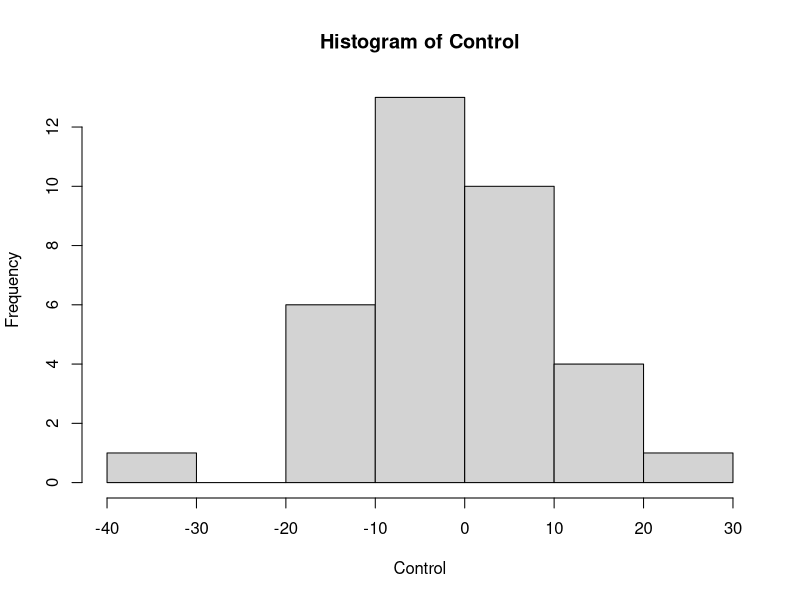
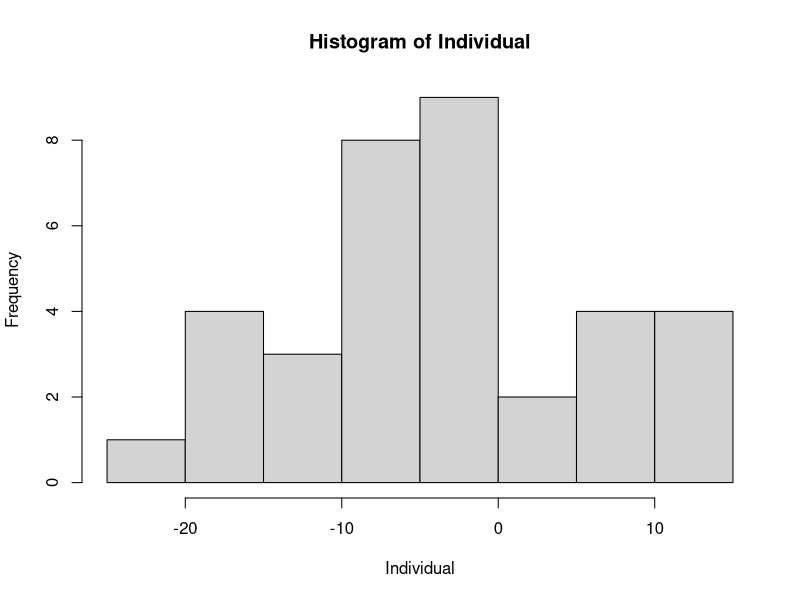
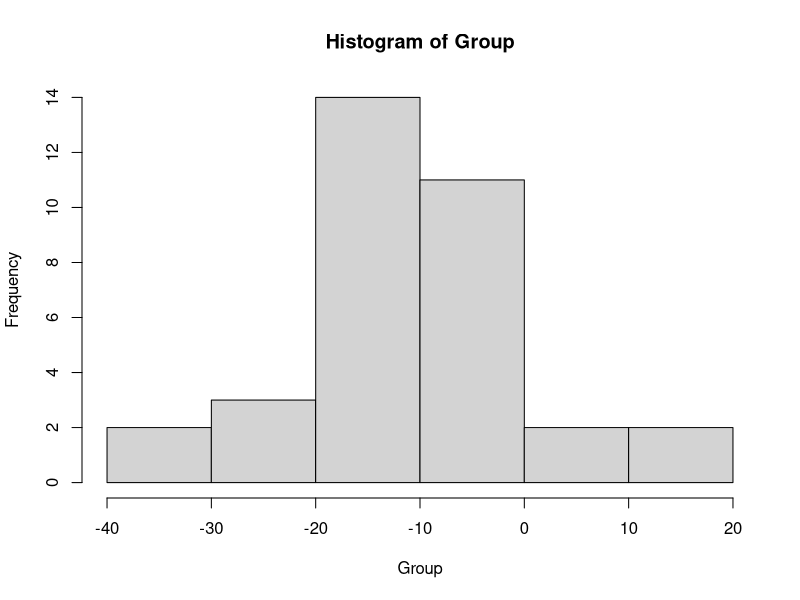
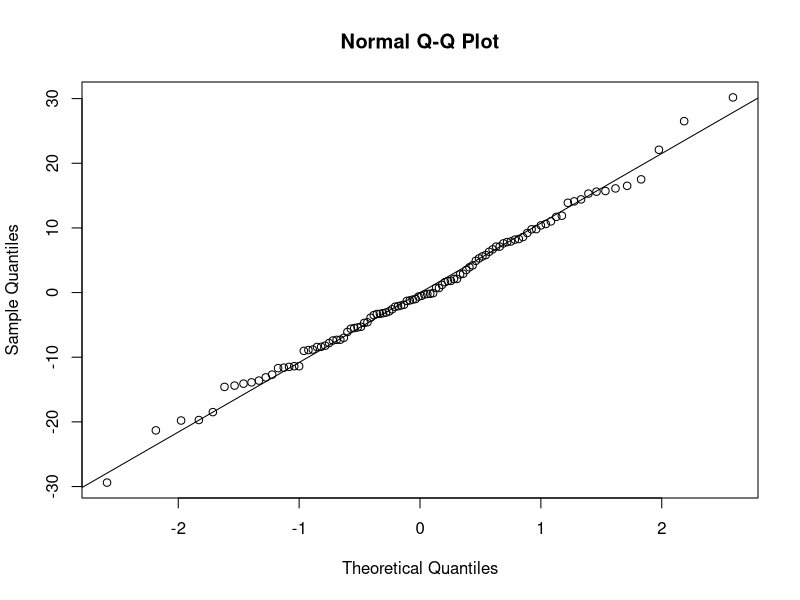

Generate these figures, in order, with R:
## ---- chunk 1
Control <- c(5.3, 3.9, 16.5, -14.9, -0.3, -4.3, -30.4, -12.5,
-15.4, -19.5, -6.5, 13.4, -4.2, 6.9, 25.5, -0.3,-3.2, 1.9,
-6.6, -12.7, -1.2, -13.7, 14.3, 8.8, 6.8, -7.1, -9.9,
-5.6, 15.5, 4.8, 6.1, -4.9, 6.1, 6.6, -4.5)

Individual <- c(-6.8	,
-4.8	,
5.5	,
11.9	,
-9.0	,
-4.7	,
-9.1	,
-15.1	,
-1.6	,
-3.8	,
7.3	,
-6.3	,
12.4	,
-0.9	,
-1.9	,
-18.3	,
6.9	,
-17.8	,
10.4	,
-23.5	,
8.0	,
-5.7	,
0.5	,
-2.1	,
-5.0	,
-8.4	,
0.2	,
12.0	,
-5.6	,
-1.6	,
-10.7	,
-4.0	,
-11.0	,
-12.1	,
-15.1)

Group <- c(-11.4	,
-7.3	,
-19.8	,
-13.7	,
-9.0	,
-22.4	,
-9.6	,
1.1	,
-2.6	,
-0.4	,
-2.5	,
-1.0	,
-2.2	,
-32.1	,
-30.5	,
-4.1	,
-18.1	,
-5.5	,
-14.1	,
-18.2	,
-11.0	,
-19.0	,
3.1	,
-12.0	,
-24.4	,
-11.3	,
11.3	,
-5.2	,
-12.9	,
-18.6	,
19.4	,
-19.2	,
-23.9	,
-19.6	)

tab <- matrix(c(35, -1.01, 11.50, 34, -10.79, 11.14, 35, -3.71, 9.08), ncol=3, byrow=TRUE)
colnames(tab) <- c('Sample Size','Sample Mean', 'Sample Standard Deviation')
rownames(tab) <- c('Control','Group','Individual')
tab <- as.table(tab)
tab

## ---- chunk 2

hist(Control)
hist(Individual)
hist(Group)

## ---- chunk 3
library(readxl)
loss <- read_excel("ex12-31loss.xls")
## ---- chunk 4
pf(7.77, 2, 104-3, lower.tail = FALSE)
## ---- chunk 5
model = aov(loss$Loss ~ loss$Group)
qqnorm(model$residual)
qqline(model$residual)
## ---- chunk 6
2*(1-pt(2.77, 104-3))
## ---- chunk 7
2*(1-pt(1.06, 104-3))
## ---- chunk 8
2*(1-pt(3.82, 104-3))
## ---- chunk 9
tab <- matrix(c(length(Control), mean(Control) / 2.2 , sd(Control) / 2.2, length(Group), mean(Group) / 2.2, sd(Group) / 2.2, length(Individual), mean(Individual) / 2.2, sd(Individual) / 2.2), ncol=3, byrow=TRUE)
colnames(tab) <- c('Sample Size','Sample Mean', 'Sample Standard Deviation')
rownames(tab) <- c('Control','Group','Individual')
tab <- as.table(tab)
tab
## ---- chunk 10
pf(7.75, 2, 104-3, lower.tail = FALSE)
## ---- chunk 11
tab <- matrix(c(67, 3.19, 1.75, 37, 3.72, 1.72, 41, 3.11, 1.53, 77, 3.86, 1.67), ncol=3, byrow=TRUE)
colnames(tab) <- c('Sample Size','Sample Mean', 'Sample Standard Deviation')
rownames(tab) <- c('Blue','Brown','Down', 'Green')
tab <- as.table(tab)
tab
## ---- chunk 12
2*pt(0.64, 220 - 4, lower.tail = FALSE)
## ---- chunk 13
2*pt(1.66, 220 - 4, lower.tail = FALSE)
## ---- chunk 14
abs(qt(0.05 / 2, 221))
